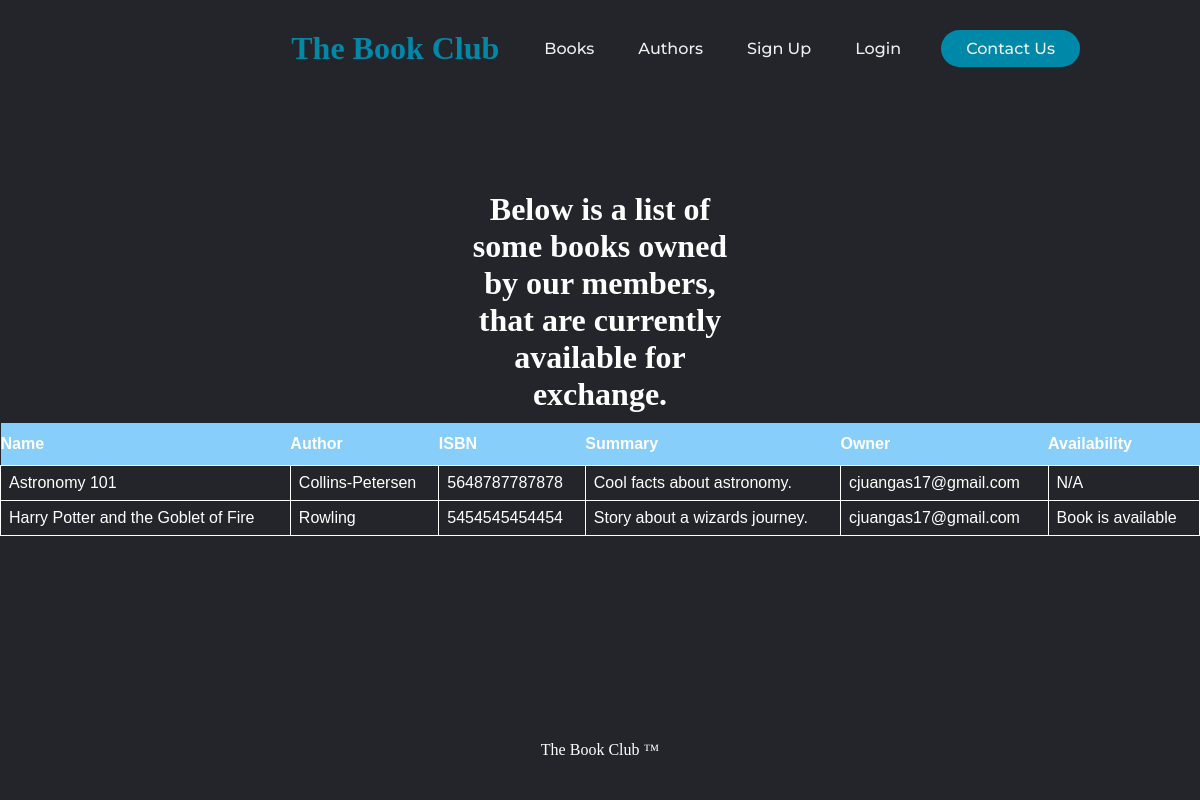
/books/, run on an earlier commit of the app's database.
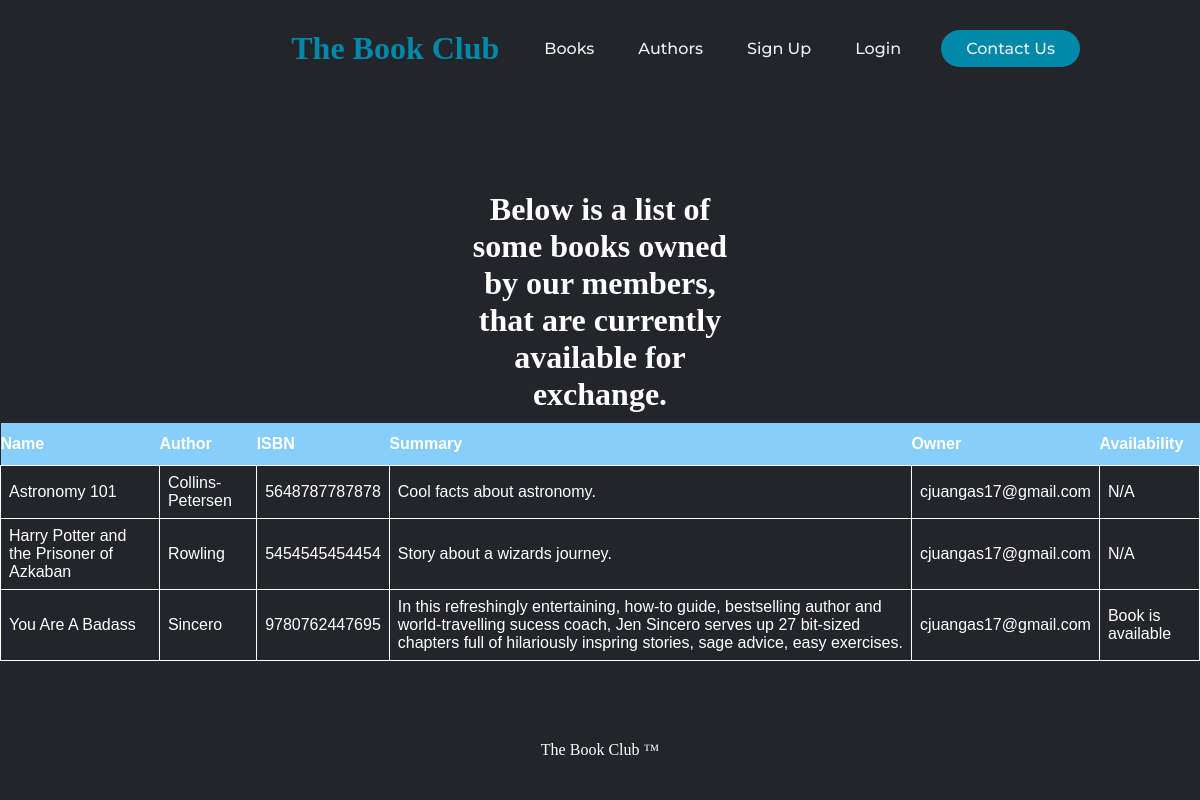
And on a later commit of the database.
### library/models.py (models this page shows, shortened)
class Book (models.Model):
    owner = models.ForeignKey ("accounts.User",
                                 related_name='owner',
                                 on_delete=models.CASCADE,
                                 default=None)
    genre = models.ForeignKey (Genre,
                               related_name='books',
                               on_delete=models.CASCADE)
    author = models.ForeignKey (Author,
                                related_name='books',
                                on_delete=models.CASCADE)
    title = models.CharField (max_length=50, db_index=True,)
    summary = models.TextField (blank=True)
    price = models.DecimalField (max_digits=10, decimal_places=2)
    available = models.BooleanField (default=True)
    slug = models.SlugField (max_length=200, db_index=True)
    isbn = models.CharField(max_length=13, validators=[MinLengthValidator(13)])
    favorite = models.BooleanField(default=False)
    shared = models.BooleanField(default=False)
    class Meta:
        ordering = ('title',)

class Author (models.Model):
    first_name = models.CharField (max_length=50, db_index=True)
    last_name = models.CharField (max_length=50, db_index=True)
    slug = models.SlugField (max_length=200, db_index=True)
    favorite = models.BooleanField(default=False)
    class Meta:
        ordering = ('last_name',)
        index_together = (('id', 'slug'),)
    def __str__(self):
        return self.last_name

### accounts/models.py (models this page shows, shortened)
class User (AbstractBaseUser, PermissionsMixin):
    username = None
    email = models.EmailField (_ ('email'), unique=True)
    first_name = models.CharField (max_length=20)
    last_name = models.CharField (max_length=20)
    street_num = models.CharField (max_length=20)
    state = models.CharField (max_length=2)
    zipcode = models.CharField(max_length=5, validators=[MinLengthValidator(5)])
    city = models.CharField (max_length=20)
    is_staff = models.BooleanField (default=False)
    is_active = models.BooleanField (default=True)
    date_joined = models.DateTimeField (default=timezone.now)
    favoriteGenres = models.ManyToManyField(Genre, symmetrical=False, blank=True)
    favoriteAuthors = models.ManyToManyField(Author, blank=True)
    wishlist = models.ManyToManyField(Book, symmetrical=False, blank=True)
    objects = CustomUserManager()
    USERNAME_FIELD = 'email'
    REQUIRED_FIELDS = []
    def __str__(self):
        return self.email

### library/views.py (the view)
# urls.py: path('books/', views.book_list, name='book_list'),
def book_list(request, genre_slug=None):
    genre = None
    genres = Genre.objects.all ( )
    books = Book.objects.all()
    if genre_slug:
        genre = get_object_or_404 (Genre, slug=genre_slug)
        books = books.filter (genre=genre)
    return render (request,
                   'library/books/list.html',
                   {
                       'genres': genres,
                       'genre': genre,
                       'books': books
                   })

### library/templates/library/books/list.html (shortened to what this page needs)
{% extends "home.html" %}
{% load static %}
{% block content %}
    <div class="Banner">
    <h1>Below is a list of some books owned by our members, that are currently available for exchange.</h1>
    </div>
    <table class="listings">
    <th>Name</th>
    <th>Author</th>
    <th>ISBN</th>
    <th>Summary</th>
    <th>Owner</th>
    <th>Availability</th>
    {% for b in books %}
        <tr class="bg-info">
        <td>{{ b.title }}</td>
        <td>{{ b.author }}</td>
        <td>{{ b.isbn }}</td>
        <td>{{ b.summary }}</td>
        <td>{{ b.owner }}</td>
        <td>{% if b.available is True %}
            <p>Book is available</p>
            {% else %}
            <p>N/A</p>
            {% endif %}
        </td>
        </tr>
    {% endfor %}
    </table>
{% endblock %}

### library/templates/home.html (shortened to what this page needs)
<!DOCTYPE html>
{% load static %}
<html lang="en">
    <head>
        <link rel="stylesheet" href="{% static 'css/styles.css' %}">
    </head>
    <body>
    {% block navigation %}
        <header>
        <a href="{% url 'library:home' %}"><h1 class="logo">The Book Club</h1></a>
            <nav>
                <ul class="nav__links>">
                    <li><a href="{% url 'library:book_list' %}">Books</a></li>
                    <li><a href="{% url 'library:author_list' %}">Authors</a></li>
                    <li><a href="{% url 'accounts:register' %}">Sign Up</a></li>
                    <li><a href="{% url 'accounts:user_login' %}">Login</a></li>
                </ul>
            </nav>
            <a class="cta" href="#"><button>Contact Us</button></a>
        </header>
    {% endblock %}
    {% block content %}{% endblock %}
   </body>
{% block footer %}
    <div class="footer">
        <footer>The Book Club &trade;
        </footer>
    </div>
{% endblock %}
</html>

### library/static/css/styles.css (style rules this page uses)
body { color: white; }
.listings { color: white; font-family: Arial, Helvetica, sans-serif; border-collapse: collapse; margin: auto; width: 100%; }
.listings td, #bookListing th { border: 1px solid white; padding: 8px; }
.listings tr:nth-child(even) { background-color: #f2f2f2; }
.listings th { padding-top: 12px; padding-bottom: 12px; text-align: left; background-color: lightskyblue; color: white; }
.Banner { color: white; margin: 7% auto auto; width: 25%; padding: 10px; text-align: center; }
* { box-sizing: border-box; margin: 0; padding: 0; background-color: #24252a; }
li, a, button { font-family: "Montserrat", sans-serif; font-weight: 500; font-size: 16px; color: #edf0f1; text-decoration: none; }
header { display: flex; justify-content: flex-end; align-items: center; padding: 30px 10%; }
.logo { font-family: AppleSystemUIFont, serif; cursor: pointer; margin-right: 25px; color: rgba(0, 136, 169, 1); }
li { display: inline-block; padding: 0 20px; }
button { margin-left: 20px; padding: 9px 25px; background-color: rgba(0, 136, 169, 1); border: none; border-radius: 50px; cursor: pointer; transition: all 0.3s ease 0s; }
.footer { position: absolute; color: #fff; bottom: 0; width: 100%; height: 100px; line-height: 100px; text-align: center; background-color: #000; }

What changed in the data, as far as the page shows it:
changed Book "Story about a wizards journey.": title "Harry Potter and the Goblet of Fire" → "Harry Potter and the Prisoner of Azkaban"; available "Book is available" → "N/A"
added Book: title "You Are A Badass", author "Sincero", isbn "9780762447695", summary "In this refreshingly entertaining, how-to guide, bestselling author and world-travelling sucess coach, Jen Sincero serves up 27 bit-sized chapters full of hilariously inspring stories, sage advice, easy exercises.", owner "cjuangas17@gmail.com", available "Book is available"
